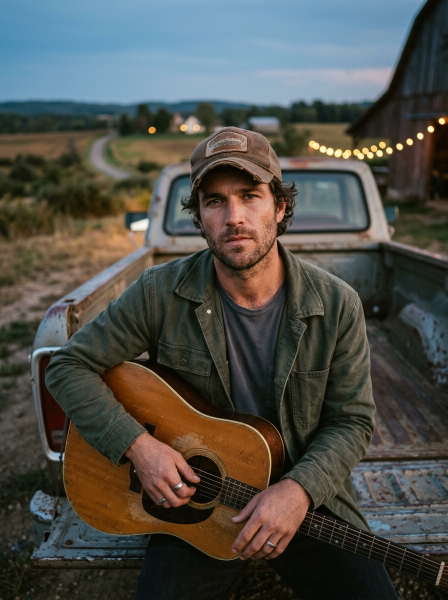
#> input picture images/01_calder_front_anchor.jpg, 896 x 1200 px (shown at 1/2 size); the run also reads 2 pictures not shown here
$ python prepare_dataset.py
#> lines starting #> are read from the running program, lines starting #| are printed output that depends on the picture
import os
import zipfile
from PIL import Image

scratch_dir = "scratch/calder_dataset"
os.makedirs(scratch_dir, exist_ok=True)

# 1. Base Turnaround Images
base_images = {
    "images/01_calder_front_anchor.jpg": "01_calder_front_portrait.jpg",
    "images/02_calder_three_quarter.jpg": "02_calder_three_quarter.jpg",
    "images/03_calder_side_profile.jpg": "03_calder_side_profile.jpg",
    "images/04_calder_full_body.jpg": "04_calder_full_body.jpg",
    "images/05_calder_singing.jpg": "05_calder_singing_performance.jpg",
}

for src, name in base_images.items():
    img = Image.open(src)
#> img is the input picture: PIL image 896x1200 RGB; mean R, G, B 78.5, 78.5, 72.8
    dest = os.path.join(scratch_dir, name)
    img.save(dest, quality=95)
    print(f"[✓] Copied {src} -> {dest} ({img.size})")
#| [✓] Copied images/01_calder_front_anchor.jpg -> scratch/calder_dataset/01_calder_front_portrait.jpg ((896, 1200))

# 2. Targeted Crops for LoRA Face & Detail Learning
# 01 Front Anchor (896 x 1200) - Tight Face / Hazel Eyes & Stubble
img_01 = Image.open("images/01_calder_front_anchor.jpg")
crop_face = img_01.crop((230, 180, 670, 620))
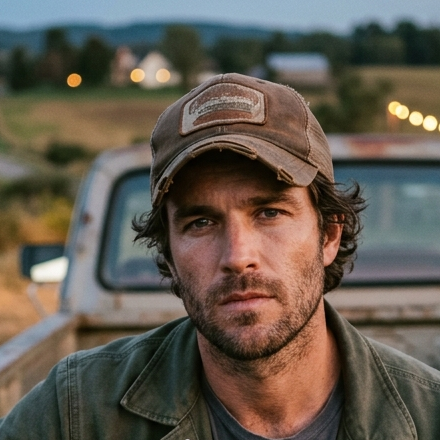
#> crop_face: PIL image 440x440 RGB; mean R, G, B 99, 90.4, 79.6
crop_face.save(os.path.join(scratch_dir, "06_calder_tight_face_eyes.jpg"), quality=95)

# 02 Three Quarter Porch (896 x 1200) - 3/4 Face & Navy Cap
img_02 = Image.open("images/02_calder_three_quarter.jpg")
crop_34 = img_02.crop((230, 160, 710, 640))
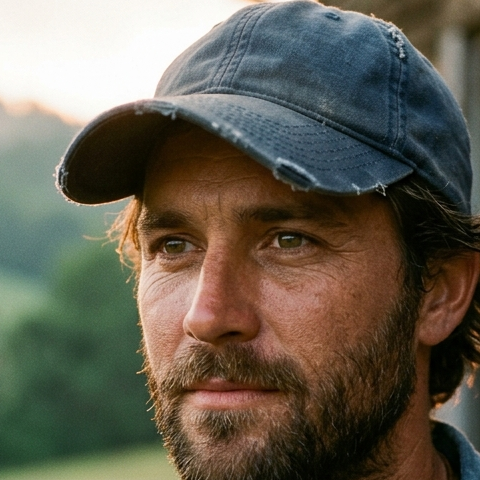
#> crop_34: PIL image 480x480 RGB; mean R, G, B 100.2, 94.8, 80.9
crop_34.save(os.path.join(scratch_dir, "07_calder_three_quarter_face.jpg"), quality=95)

# 03 Side Profile (896 x 1200) - Profile Jawline, Ear & Cap
img_03 = Image.open("images/03_calder_side_profile.jpg")
crop_profile = img_03.crop((220, 140, 700, 620))
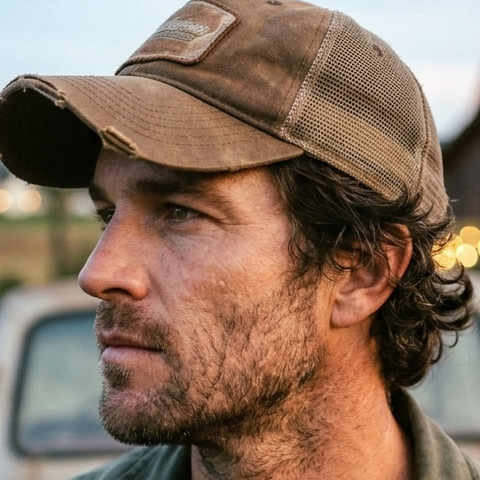
#> crop_profile: PIL image 480x480 RGB; mean R, G, B 136.9, 111.7, 94.5
crop_profile.save(os.path.join(scratch_dir, "08_calder_profile_jawline.jpg"), quality=95)

# 05 Singing Barn (896 x 1200) - Passionate Vocal Expression
img_05 = Image.open("images/05_calder_singing.jpg")
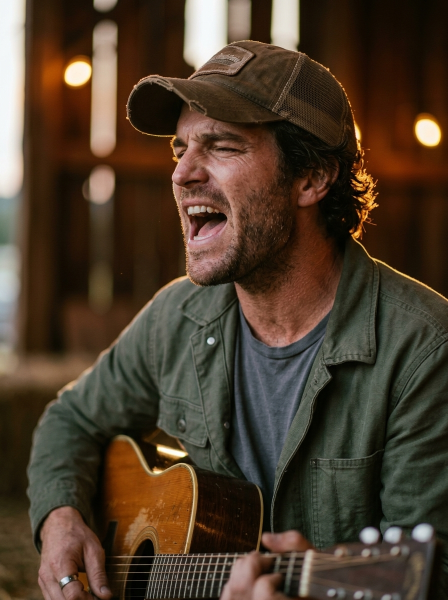
#> input picture images/05_calder_singing.jpg, 896 x 1200 px (shown at 1/2 size)
#> img_05 is the input picture: PIL image 896x1200 RGB; mean R, G, B 76.6, 60.4, 44.2
crop_singing = img_05.crop((240, 60, 720, 540))
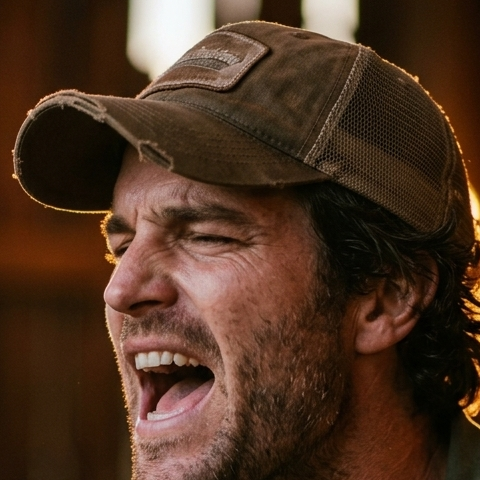
#> crop_singing: PIL image 480x480 RGB; mean R, G, B 77, 51.2, 34.3
crop_singing.save(os.path.join(scratch_dir, "09_calder_singing_expression.jpg"), quality=95)

# 01 Torso & Guitar (896 x 1200) - Workwear, Hands & Acoustic Guitar
crop_torso = img_01.crop((120, 400, 780, 1060))
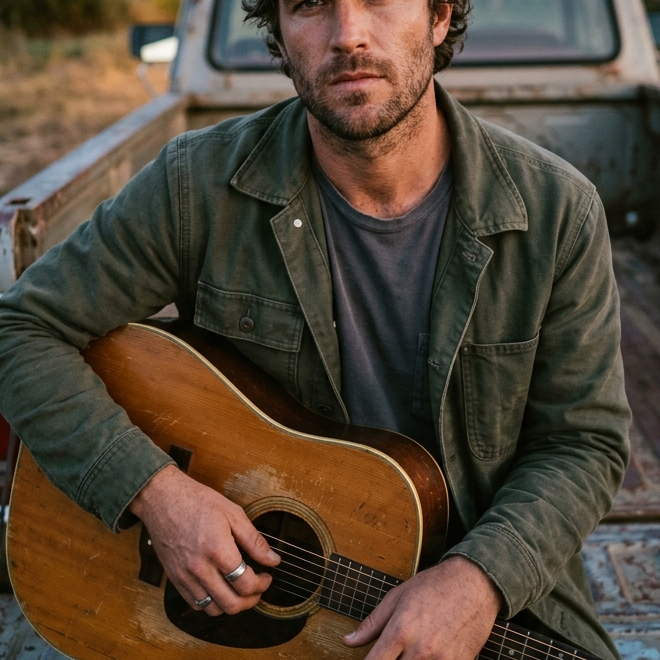
#> crop_torso: PIL image 660x660 RGB; mean R, G, B 83, 69.1, 54.2
crop_torso.save(os.path.join(scratch_dir, "10_calder_chore_coat_guitar.jpg"), quality=95)

# 3. Create Training Dataset ZIP
zip_path = "scratch/calder_quinn_flux_dataset.zip"
with zipfile.ZipFile(zip_path, "w", zipfile.ZIP_DEFLATED) as z:
    for fname in sorted(os.listdir(scratch_dir)):
        if fname.endswith(".jpg"):
            fpath = os.path.join(scratch_dir, fname)
            z.write(fpath, arcname=f"calder_dataset/{fname}")
            print(f"    Added to zip: {fname}")

zip_size_mb = os.path.getsize(zip_path) / (1024 * 1024)
print(f"\n[🎉] Successfully created {zip_path} ({zip_size_mb:.2f} MB with 10 targeted reference images)")
